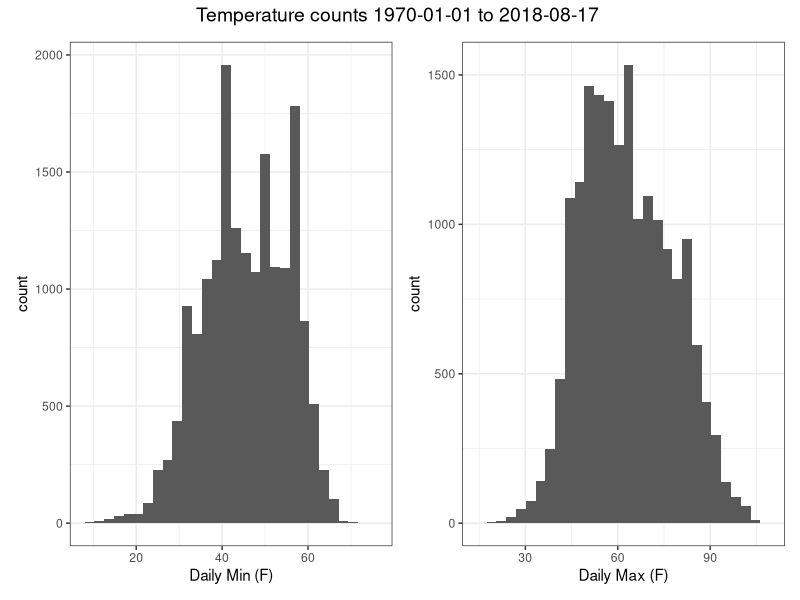
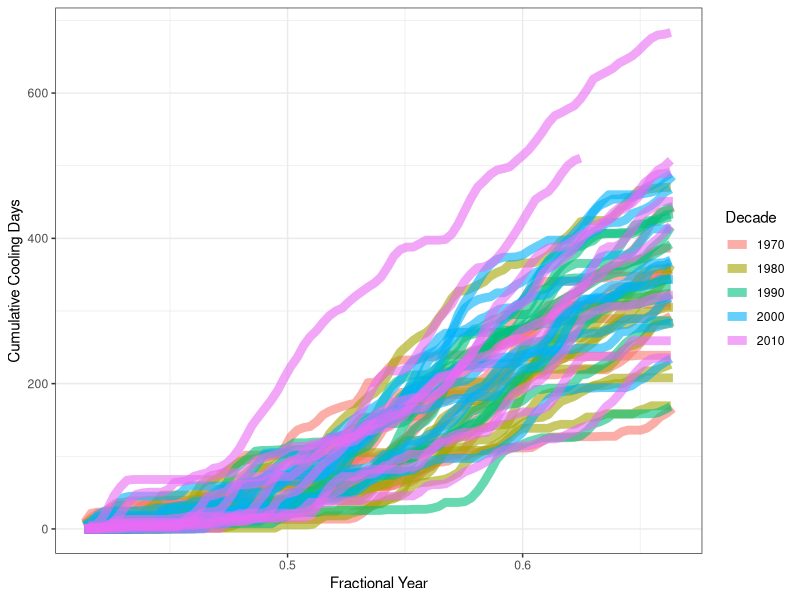
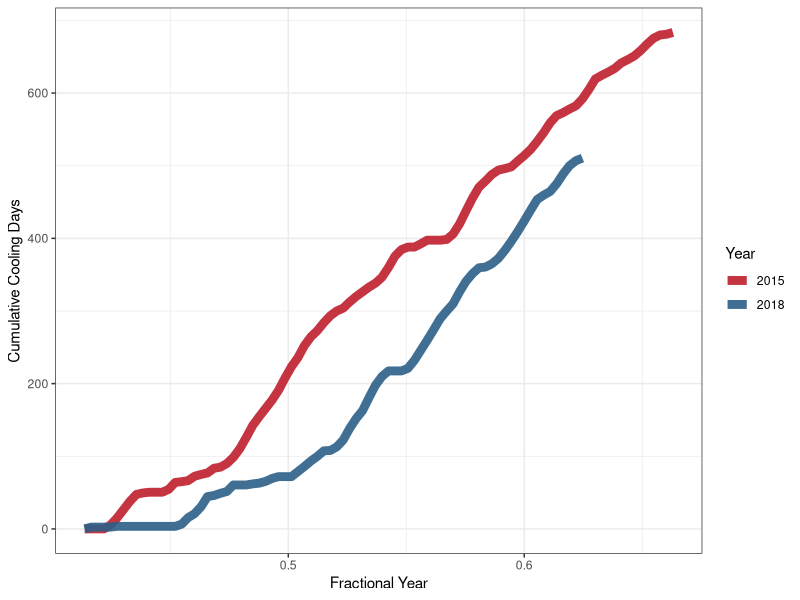
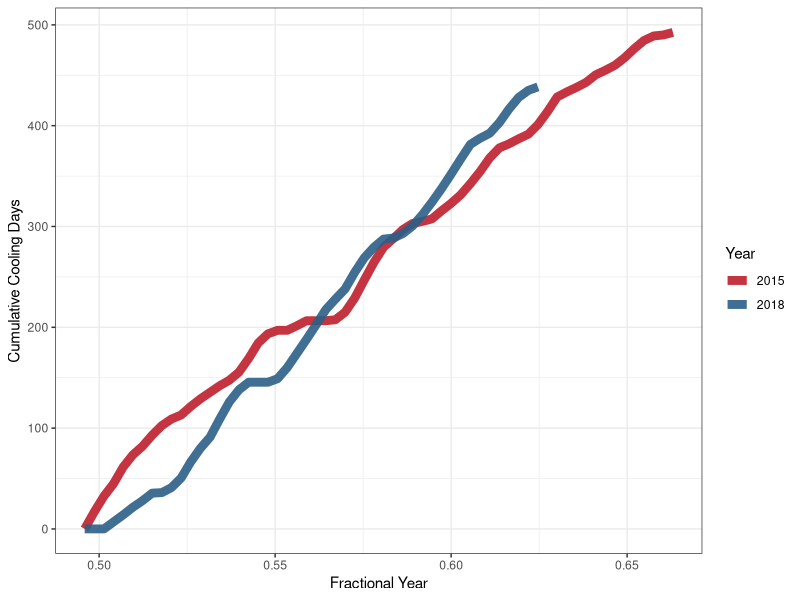

Source code (R) for these figures, in order:
## ---- chunk 1
knitr::opts_chunk$set(echo = TRUE, message = FALSE, warning = FALSE)
## ---- chunk 2
library(dplyr)
library(readr)
library(lubridate)
library(ggplot2)
library(patchwork) # to display 2 ggplot objects side by side

weather_data <- read_csv("1970 to Aug 17 2018 Date and Temp.csv") 
## ---- chunk 3
summary(weather_data) 
## ---- chunk 4
min <- ggplot(weather_data, aes(Min)) + 
  geom_histogram() + 
  theme_bw() + 
  labs(x = "Daily Min (F)")

max <- ggplot(weather_data, aes(Max)) + 
  geom_histogram() + 
  theme_bw() + 
  labs(x = "Daily Max (F)")


min + max + # syntax from library patchwork 
  plot_annotation("Temperature counts 1970-01-01 to 2018-08-17 ", 
                  theme = theme(plot.title = element_text(hjust = 0.5, size = 14)))
## ---- chunk 5
degree_days <- weather_data %>%
  mutate(Year = year(Date),
         Month = month(Date),
         Day = day(Date)) %>%
  filter(Year >= 1970 & Month >= 6 & Month <= 8) %>% # Summer months of the last ~50 years
  mutate(DecimalDate = decimal_date(Date), # Each date becomes a fractional year, e.g. 2018-07-01 == 2018.496
         DatePlot = DecimalDate - floor(DecimalDate), # Then I subtract the year to leave only e.g. 0.496
         Decade = 10 * DecimalDate %/% 10, # This gets me the decade: 1970s, 1980s, etc.
         
         Mean = (Max + Min)/2, 
         Heating = ifelse(Mean - 65 <= 0, 65 - Mean, 0),
         Cooling = ifelse(Mean - 65 >= 0, Mean - 65, 0)) %>% 
  group_by(Year) %>%
  mutate(HeatingSum = cumsum(Heating),
         CoolingSum = cumsum(Cooling)) %>%
  ungroup()
## ---- chunk 6
ggplot(degree_days, aes(DatePlot, CoolingSum, group = Year, color = as.factor(Decade))) + 
  theme_bw() + 
  geom_line(size = 3, alpha = 0.6) +
  labs(x = "Fractional Year", 
       y = "Cumulative Cooling Days",
       color = "Decade")
## ---- chunk 7
degree_days %>%
  filter(Year %in% c(2015, 2018)) %>%
  ggplot(aes(DatePlot, CoolingSum, color = as.factor(Year))) + 
  geom_line(size = 3, alpha = 0.9) + 
  scale_color_manual(values = c("#be1e2d", "#2c6087")) + 
  theme_bw() + 
  labs(x = "Fractional Year", 
       y = "Cumulative Cooling Days",
       color = "Year")
## ---- chunk 8
degree_days %>%
  filter(Year %in% c(2015, 2018) &
         Month >= 7) %>%
  group_by(Year) %>%
  mutate(CoolingSum = CoolingSum - CoolingSum[1]) %>% # Since we grouped by year, 
  # this starts the CoolingSum for 2015 and 2018 at 0 on July 1st instead of the value from June 1st, 
  # and subtracts that value from the entire data span.
  ungroup() %>%
  ggplot(aes(DatePlot, CoolingSum, color = as.factor(Year))) + 
  geom_line(size = 3, alpha = 0.9) + 
  scale_color_manual(values = c("#be1e2d", "#2c6087")) + 
  theme_bw() + 
  labs(x = "Fractional Year", 
       y = "Cumulative Cooling Days",
       color = "Year") 


